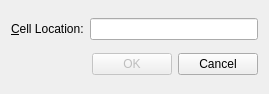
<?xml version="1.0" encoding="UTF-8"?>
<ui version="4.0">
 <class>GoToCellDialog</class>
 <widget class="QWidget" name="GoToCellDialog">
  <property name="geometry">
   <rect>
    <x>0</x>
    <y>0</y>
    <width>269</width>
    <height>94</height>
   </rect>
  </property>
  <property name="windowTitle">
   <string>Go to Cell</string>
  </property>
  <layout class="QVBoxLayout">
   <item>
    <layout class="QHBoxLayout">
     <item>
      <widget class="QLabel" name="label">
       <property name="text">
        <string>&amp;Cell Location:</string>
       </property>
       <property name="buddy">
        <cstring>lineEdit</cstring>
       </property>
      </widget>
     </item>
     <item>
      <widget class="QLineEdit" name="lineEdit"/>
     </item>
    </layout>
   </item>
   <item>
    <layout class="QHBoxLayout">
     <item>
      <spacer>
       <property name="orientation">
        <enum>Qt::Horizontal</enum>
       </property>
       <property name="sizeHint" stdset="0">
        <size>
         <width>40</width>
         <height>20</height>
        </size>
       </property>
      </spacer>
     </item>
     <item>
      <widget class="QPushButton" name="okButton">
       <property name="enabled">
        <bool>false</bool>
       </property>
       <property name="text">
        <string>OK</string>
       </property>
       <property name="default">
        <bool>true</bool>
       </property>
      </widget>
     </item>
     <item>
      <widget class="QPushButton" name="cancelButton">
       <property name="text">
        <string>Cancel</string>
       </property>
      </widget>
     </item>
    </layout>
   </item>
  </layout>
 </widget>
 <tabstops>
  <tabstop>lineEdit</tabstop>
  <tabstop>okButton</tabstop>
  <tabstop>cancelButton</tabstop>
 </tabstops>
 <resources/>
 <connections/>
</ui>
